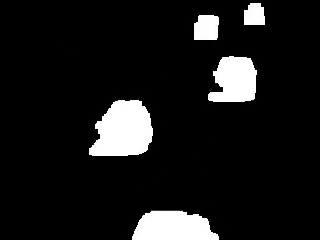
#> input picture frame 30 of week5/highwayFG/highway.mp4, 320 x 240 px, given in place of in%06d.jpg, which was not available
$ python main.py   (Python 2 division)   (older library calls are emulated)
#> lines starting #> are read from the running program, lines starting #| are printed output that depends on the picture; after the words box and inside, x2 and y2 are one past the last pixel; in counts of white or black regions, pixels touching at a corner belong together; pictures that were not available may be replaced by others from this repository, and a replacement may not be noted
### week5/Task2.py
from utils import *
import cv2
import copy
from detectors import Detectors
from tracker import Tracker


def task2(mogthr, inputpath, dataset):
    # Create opencv video capture object
#> called with mogthr = 10, inputpath = '../datasets/highway/input/', dataset = 'highway'
    path = inputpath + 'in%06d.jpg'
    cap = cv2.VideoCapture(path)

    # Create Object Detector
    detector = Detectors(thr=mogthr, dataset=dataset)

    # Create Object Tracker
    if dataset == 'highway':
        tracker = Tracker(200, 0, 60, 100)  # Tracker(200, 0, 200, 100)
    elif dataset == 'traffic':
        tracker = Tracker(200, 0, 60, 100)  # Tracker(50, 0, 90, 100)
    elif dataset == 'ownhighway':
        tracker = Tracker(45, 0, 60, 100)  # Tracker(50, 0, 90, 100)
    # Variables initialization
    skip_frame_count = 0
    track_colors = [(255, 0, 0), (0, 255, 0), (0, 0, 255), (255, 255, 0),
                    (0, 255, 255), (255, 0, 255), (255, 127, 255),
                    (127, 0, 255), (127, 0, 127)]
    pause = False

    if dataset == 'highway':
        pts1 = np.float32([[120, 100], [257, 100], [25, 200], [250, 200]])
    elif dataset == 'traffic':
        pts1 = np.float32([[0, 50], [160, 15], [110, 190], [320, 110]])
    elif dataset == 'ownhighway':
        pts1 = np.float32([[190, 100], [290, 100], [60, 200], [250, 200]])
    pts2 = np.float32([[0, 0], [320, 0], [0, 240], [320, 240]])

    M = cv2.getPerspectiveTransform(pts1, pts2)


    print M
    counter = 0
    # Infinite loop to process video frames
    while True:
        counter += 1
        # Capture frame-by-frame
        ret, frame = cap.read()
#> frame is the input picture: shape (240, 320, 3); min 0, max 255, mean 24.8

        # Stop when no frame
        if frame is None:
            break

        # Make copy of original frame
        orig_frame = copy.copy(frame)

        # Skip initial frames that display logo
        #if (skip_frame_count < 200):
        #    skip_frame_count += 1
        #    continue

        # Detect and return centeroids of the objects in the frame
        centers, xd, yd, wd, hd = detector.Detect(frame, counter)
#> in Detect, `fgmask = self.fgbg.apply(gray, learningRate=0.01)`: fgmask: shape (240, 320); every value is 255
        #print xd

        vel = []
        # If centroids are detected then track them
        if (len(centers) > 0):

            # Track object using Kalman Filter
            tracker.Update(centers, dataset)


            # For identified object tracks draw tracking line
            # Use various colors to indicate different track_id
            for i in range(len(tracker.tracks)):
                if (len(tracker.tracks[i].trace) > 1):
                    vel = []
                    a=0
                    for j in range(5, len(tracker.tracks[i].trace) - 1):
                        a=a+1
                        # Draw trace line
                        x1 = tracker.tracks[i].trace[j][0][0]
                        y1 = tracker.tracks[i].trace[j][1][0]
                        x2 = tracker.tracks[i].trace[j + 1][0][0]
                        y2 = tracker.tracks[i].trace[j + 1][1][0]
                        clr = tracker.tracks[i].track_id % 9
                        cv2.line(frame, (int(x1), int(y1)), (int(x2), int(y2)), track_colors[clr], 2)
                        if dataset == 'highway':
                            if y1 > 100 and y2 < 200:
                                x1r, y1r, z1r = np.dot(M,[x1, y1, 1])
                                x2r, y2r, z2r = np.dot(M, [x2, y2, 1])
                                x1r, y1r = x1r/z1r, y1r/z1r
                                x2r, y2r = x2r / z2r, y2r / z2r
                                dist = np.float(
                                    np.sqrt(((int(x2r) - int(x1r)) ** 2) + ((int(y2r) - int(y1r)) ** 2))) * np.float(
                                    30) / 20 * np.float(24) / 5  # euclidean distance between two points
                                vel.append(dist)
                        if dataset == 'ownhighway':
                            if y1 > 100 and y2 < 200:
                                x1r, y1r, z1r = np.dot(M,[x1, y1, 1])
                                x2r, y2r, z2r = np.dot(M, [x2, y2, 1])
                                x1r, y1r = x1r/z1r, y1r/z1r
                                x2r, y2r = x2r / z2r, y2r / z2r


                                dist = np.float(
                                    np.sqrt(((int(x2r) - int(x1r)) ** 2) + ((int(y2r) - int(y1r)) ** 2))) * np.float(
                                    18) / 20 * np.float(24) / 5  # euclidean distance between two points
                                vel.append(dist)

                    if not vel == []:
                        #if i==1:
                        #print xd[i]#'value ' + xd[i] + ' value ' + yd[i]#+ ' frame '+frame+ ' vel ' +vel
                        # if dataset == 'ownhighway':
                        #     #if i==0:
                        #     print counter,i, xd,np.mean(vel)
                        #     if counter>0:
                        #         a=0
                        #
                        #
                        #     #if xd==[]
                        #     # if len(vel)<4: #and int(np.mean(vel))>100:
                        #     #     cv2.putText(frame, '  vel ' + str(int(np.mean(vel))), (int(xd[a]), int(yd[a] - 4)),
                        #     #             cv2.FONT_HERSHEY_SIMPLEX, 0.7, (0, 255, 0), 1, cv2.LINE_AA)
                        #     if len(vel)>3:# and int(np.mean(vel))>100:
                        #         cv2.putText(frame, '  vel ' + str(int(np.mean(vel[-3:-1]))), (int(xd[0]), int(yd[0])),
                        #                 cv2.FONT_HERSHEY_SIMPLEX, 0.7, (0, 255, 0), 1, cv2.LINE_AA)
                        #     #cv2.putText(frame, '  vel ' + str(int(np.mean(vel))), (int(xd[0]), int(yd[0] - 4)),
                        #     #    cv2.FONT_HERSHEY_SIMPLEX, 0.7, (0, 255, 0), 1, cv2.LINE_AA)
                        #     #print int(np.mean(vel)),i,j
                        if dataset == 'ownhighway':
                            #print i, xd
                            if len(vel)<10:
                                cv2.putText(frame, '  vel ' + str(int(np.mean(vel))), (int(xd[0]), int(yd[0] - 4)),
                                        cv2.FONT_HERSHEY_SIMPLEX, 0.7, (0, 255, 0), 1, cv2.LINE_AA)
                            else:
                                cv2.putText(frame, '  vel ' + str(int(np.mean(vel[-10:-1]))), (int(xd[0]), int(yd[0] - 4)),
                                        cv2.FONT_HERSHEY_SIMPLEX, 0.7, (0, 255, 0), 1, cv2.LINE_AA)
                        if dataset == 'highway':
                            #print i, xd
                            if len(vel)<20:
                                cv2.putText(frame, '  vel ' + str(int(np.mean(vel))), (int(xd[i]), int(yd[i] - 4)),
                                        cv2.FONT_HERSHEY_SIMPLEX, 0.7, (0, 255, 0), 1, cv2.LINE_AA)
                            else:
                                cv2.putText(frame, '  vel ' + str(int(np.mean(vel[-20:-1]))), (int(xd[i]), int(yd[i] - 4)),
                                        cv2.FONT_HERSHEY_SIMPLEX, 0.7, (0, 255, 0), 1, cv2.LINE_AA)
                            # [46 lines of commented-out code are left out]
        dst = cv2.warpPerspective(frame, M, (320, 240))
        cv2.imshow('Homography', dst)
        cv2.imwrite('../week5/results/hom' + str(counter) + '.png', dst)

        # Display the resulting tracking frame


        cv2.imshow('Tracking', frame)
        cv2.imwrite('../week5/results/out' + str(counter) + '.png', frame)
        cv2.imwrite('out' + str(frame) + '.jpg',frame)
        # Display the original frame
        cv2.imshow('Original', orig_frame)

        # Slower the FPS
        cv2.waitKey(1)

        # Check for key strokes
        k = cv2.waitKey(1) & 0xff
        if k == 27:  # 'esc' key has been pressed, exit program.
            break
        if k == 112:  # 'p' has been pressed. this will pause/resume the code.
            pause = not pause
            if (pause is True):
                print("Code is paused. Press 'p' to resume..")
                while (pause is True):
                    # stay in this loop until
                    key = cv2.waitKey(30) & 0xff
                    if key == 112:
                        pause = False
                        print("Resume code..!!")
                        break


    # When everything done, release the capture
    cap.release()
    cv2.destroyAllWindows()

### week5/detectors.py
'''
    File name         : detectors.py
    File Description  : Detect objects in video frame
    Author            : Srini Ananthakrishnan
    Date created      : 07/14/2017
    Date last modified: 07/16/2017
    Python Version    : 2.7
'''

# Import python libraries
import numpy as np
import cv2
from skimage import measure
from scipy import ndimage

# set to 1 for pipeline images
debug = 0


class Detectors(object):
    """Detectors class to detect objects in video frame
    Attributes:
        None
    """
    def __init__(self, thr, dataset):
        """Initialize variables used by Detectors class
        Args:
            None
        Return:
            None
        """
        self.fgbg = cv2.createBackgroundSubtractorMOG2(history=150, varThreshold=thr, detectShadows=False)
        self.choiceOfDataset = dataset


    def arfilt(self, frame, connect=4, area_thresh=1):
#> called with connect = 4, area_thresh = 220
        frame = (frame > 0).astype(int)
#> frame: shape (240, 320) int64; every value is 1
        labeled = measure.label(frame, neighbors=connect)
        props = measure.regionprops(labeled)
#> props = 1 regions; box (x1, y1, x2, y2) and area: (0, 0, 320, 240) 76800
        area = np.zeros((len(props) + 1, 1))
#> area = [0, 0]
        for prop in props:
            area[prop.label] = prop.area
#> this loop made 1 pass
#> after the loop, area = [0, 76800]
        #fil_img = (area[labeled, 0] > area_thresh).astype(int)
        fil_img = (np.logical_and(area[labeled, 0] > area_thresh, area[labeled, 0] < 12000))
#> fil_img: shape (240, 320) bool; every value is 0
        return fil_img

    def Detect(self, frame, counter):
        """Detect objects in video frame using following pipeline
            - Convert captured frame from BGR to GRAY
            - Perform Background Subtraction
            - Detect edges using Canny Edge Detection
              http://docs.opencv.org/trunk/da/d22/tutorial_py_canny.html
            - Retain only edges within the threshold
            - Find contours
            - Find centroids for each valid contours
        Args:
            frame: single video frame
        Return:
            centers: vector of object centroids in a frame
        """


        # Convert BGR to GRAY
        gray = cv2.cvtColor(frame, cv2.COLOR_BGR2GRAY)

        if debug == 1:
            cv2.imshow('gray', gray)

        # Perform Background Subtraction
        fgmask = self.fgbg.apply(gray, learningRate=0.01)

        if self.choiceOfDataset == 'highway':
            structelement = np.ones((5, 5), np.uint8)
            fgmask = self.arfilt(fgmask, area_thresh=220)
            out = ndimage.binary_fill_holes(fgmask).astype(np.float32)
#> out: shape (240, 320) float32; every value is 0
            out = cv2.erode(out, structelement, iterations=1)
            out = cv2.dilate(out, structelement, iterations=1)
            out = cv2.dilate(out, structelement, iterations=1)
            out = cv2.erode(out, structelement, iterations=1)
            out = ndimage.binary_fill_holes(out).astype(np.float32) * 255
        if self.choiceOfDataset == 'ownhighway':
            structelement = np.ones((3, 3), np.uint8)
            fgmask = self.arfilt(fgmask, area_thresh=220)
            out = ndimage.binary_fill_holes(fgmask).astype(np.float32)
            out = cv2.erode(out, structelement, iterations=1)
            out = cv2.dilate(out, structelement, iterations=1)
            out = cv2.dilate(out, structelement, iterations=1)
            out = cv2.erode(out, structelement, iterations=1)
            out = ndimage.binary_fill_holes(out).astype(np.float32) * 255

        elif self.choiceOfDataset == 'traffic':
            structelement2 = np.array([[0, 0, 0, 0, 0, 0, 0, 0, 0, 0, 0],
                                       [0, 0, 0, 0, 0, 0, 0, 0, 0, 0, 0],
                                       [0, 0, 0, 0, 0, 0, 0, 1, 1, 0, 0],
                                       [0, 0, 0, 0, 0, 0, 1, 1, 1, 0, 0],
                                       [0, 0, 0, 0, 0, 1, 1, 1, 0, 0, 0],
                                       [0, 0, 0, 0, 1, 1, 1, 0, 0, 0, 0],
                                       [0, 0, 0, 1, 1, 1, 0, 0, 0, 0, 0],
                                       [0, 0, 1, 1, 1, 0, 0, 0, 0, 0, 0],
                                       [0, 0, 1, 1, 0, 0, 0, 0, 0, 0, 0],
                                       [0, 0, 0, 0, 0, 0, 0, 0, 0, 0, 0],
                                       [0, 0, 0, 0, 0, 0, 0, 0, 0, 0, 0]], dtype=np.uint8)

            structelement3 = np.array([[0, 0, 0, 0, 0, 0, 0, 0, 0, 0, 0],
                                       [0, 0, 0, 0, 0, 1, 0, 0, 0, 0, 0],
                                       [0, 0, 0, 0, 1, 1, 1, 0, 0, 0, 0],
                                       [0, 0, 0, 1, 1, 1, 1, 1, 0, 0, 0],
                                       [0, 0, 1, 1, 1, 1, 1, 1, 1, 0, 0],
                                       [0, 1, 1, 1, 1, 1, 1, 1, 1, 1, 0],
                                       [0, 0, 1, 1, 1, 1, 1, 1, 1, 0, 0],
                                       [0, 0, 0, 1, 1, 1, 1, 1, 0, 0, 0],
                                       [0, 0, 0, 0, 1, 1, 1, 0, 0, 0, 0],
                                       [0, 0, 0, 0, 0, 1, 0, 0, 0, 0, 0],
                                       [0, 0, 0, 0, 0, 0, 0, 0, 0, 0, 0]], dtype=np.uint8)

            fgmask = self.arfilt(fgmask, area_thresh=750)
            out = ndimage.binary_fill_holes(fgmask).astype(np.float32)
            out = cv2.erode(out, structelement2, iterations=1)
            out = cv2.dilate(out, structelement2, iterations=1)
            out = cv2.dilate(out, structelement3, iterations=1)
            out = cv2.erode(out, structelement3, iterations=1)
            out = ndimage.binary_fill_holes(out).astype(int) * 255

        fgmask = np.uint8(out)

        if debug == 0:
            cv2.imshow('bgsub', fgmask)

        # Detect edges
        edges = cv2.Canny(fgmask, 50, 190, 3)

        if debug == 1:
            cv2.imshow('Edges', edges)

        # Retain only edges within the threshold
        ret, thresh = cv2.threshold(edges, 127, 255, 0)

        # Find contours
        _, contours, hierarchy = cv2.findContours(thresh, cv2.RETR_EXTERNAL, cv2.CHAIN_APPROX_SIMPLE)
#> contours = []

        if debug == 0:
            cv2.imshow('thresh', thresh)

        centers = []  # vector of object centroids in a frame
        # we only care about centroids with size of bug in this example
        # recommended to be tunned based on expected object size for
        # improved performance
        xf = []
        yf = []
        wf = []
        hf = []

        blob_radius_thresh = 30
        # Find centroid for each valid contours
        for cnt in contours:
            try:
                # Calculate and draw rectangle
                x, y, w, h = cv2.boundingRect(cnt)
                if np.logical_and(np.logical_and(h > blob_radius_thresh, w > blob_radius_thresh), np.float(h) / w < 2):
                    cv2.rectangle(frame, (x, y), (x + w, y + h), (0, 255, 0), 2)
                    b = np.array([[x + w / 2], [y + h / 2]])
                    centers.append(np.round(b))
                    xf.append(x)
                    yf.append(y)
                    wf.append(wf)
                    hf.append(hf)

            except ZeroDivisionError:
                pass
#> this loop made 0 passes
#> after the loop, centers = []; hf = []; wf = []; xf = []; yf = []

        # show contours of tracking objects
        # cv2.imshow('Track Bugs', frame)

        return centers, xf, yf, wf, hf

### week5/tracker.py
'''
    File name         : tracker.py
    File Description  : Tracker Using Kalman Filter & Hungarian Algorithm
    Author            : Srini Ananthakrishnan
    Date created      : 07/14/2017
    Date last modified: 07/16/2017
    Python Version    : 2.7
'''

# Import python libraries
import numpy as np
from kalman_filter import KalmanFilter
from common import dprint
from scipy.optimize import linear_sum_assignment


class Track(object):
    """Track class for every object to be tracked
    Attributes:
        None
    """

    # [13 lines left out: function __init__, not called in this run]


class Tracker(object):
    """Tracker class that updates track vectors of object tracked
    Attributes:
        None
    """

    def __init__(self, dist_thresh, max_frames_to_skip, max_trace_length,
                 trackIdCount):
        """Initialize variable used by Tracker class
        Args:
            dist_thresh: distance threshold. When exceeds the threshold,
                         track will be deleted and new track is created
            max_frames_to_skip: maximum allowed frames to be skipped for
                                the track object undetected
            max_trace_lenght: trace path history length
            trackIdCount: identification of each track object
        Return:
            None
        """
        self.dist_thresh = dist_thresh
        self.max_frames_to_skip = max_frames_to_skip
        self.max_trace_length = max_trace_length
        self.tracks = []
        self.trackIdCount = trackIdCount

    # [123 lines left out: function Update, not called in this run]

### week5/Task3.py
from utils import *


def task3():
    pass

### week5/main.py
import sys
sys.path.append('../')
from utils import *
from Task1_1 import task1_1
from Task1_2 import task1_2
from Task2 import task2
from Task3 import task3


def main():
    dataset = 'highway'  # 'highway', 'traffic'

    inputpath = '../datasets/' + dataset + '/input/'
    groundTruthPath = '../datasets/' + dataset + '/groundtruth/'

    if dataset == 'highway':
        tr_frmStart = 1050
        tr_frmEnd = 1350
        te_frmStart = 1
        te_frmEnd = 1700
        MOGthreshold = 10

    elif dataset == 'traffic':
        tr_frmStart = 950
        tr_frmEnd = 1050
        te_frmStart = 1
        te_frmEnd = 1570
        MOGthreshold = 330
    elif dataset == 'ownhighway':
        tr_frmStart = 1050
        tr_frmEnd = 1350
        te_frmStart = 1
        te_frmEnd = 1700
        MOGthreshold = 10

    else:
        print "You haven't defined the right dataset. Options are: highway or traffic."
        exit(0)

    # Tracking with Kalman Filters
    # task1_1(MOGthreshold, inputpath, dataset)

    # Tracking with other method
    # task1_2(dataset, tr_frmStart, te_frmEnd)

    # Speed Estimator
    task2(MOGthreshold, inputpath, dataset)
#> in task2, `dst = cv2.warpPerspective(frame, M, (320, 240))`:
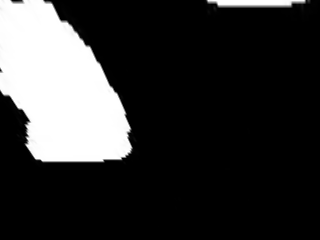
#> dst: shape (240, 320, 3); min 0, max 255, mean 50.8
#> (key Esc is pressed here)

    # Software
    task3()


main()

$ run again, starting later in the video
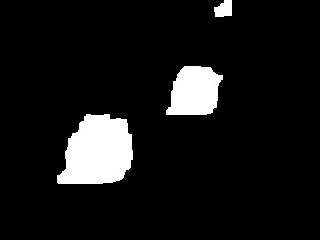
#> input picture frame 135 of week5/highwayFG/highway.mp4, 320 x 240 px, given in place of in%06d.jpg, which was not available
#> in task2, frame is the input picture: shape (240, 320, 3); min 0, max 255, mean 21.4
#> fgmask: shape (240, 320); every value is 255
#> frame: shape (240, 320) int64; every value is 1
#> props = 1 regions; box (x1, y1, x2, y2) and area: (0, 0, 320, 240) 76800
#> in arfilt, `area = np.zeros((len(props) + 1, 1))`: area = [0, 0]
#> the loop in arfilt, `for prop in props:` made 1 pass
#> after the loop in arfilt, `for prop in props:`: area = [0, 76800]
#> fil_img: shape (240, 320) bool; every value is 0
#> out: shape (240, 320) float32; every value is 0
#> contours = []
#> in task2, `dst = cv2.warpPerspective(frame, M, (320, 240))`:
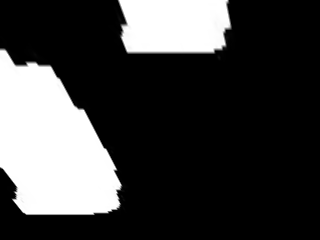
#> dst: shape (240, 320, 3); min 0, max 255, mean 63.3
